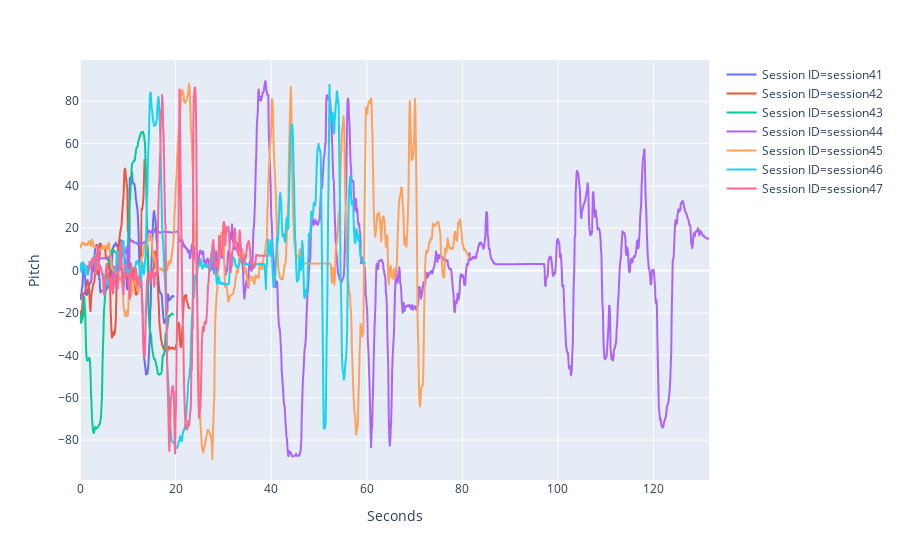

Notebook cell for this chart:
### Markdown cell above
### Visualize Pitch, Yaw and Roll

### Code cell
fig = px.line(df, x="Seconds", y="Pitch", color="Session ID")
fig.show()

### Figure 1 — Plotly figure (JSON) as saved in the notebook; plotly's stock layout.template omitted (floating-point values rounded to 4 significant figures; data arrays with more than 128 entries replaced by an {"elided": "..."} marker saying what was removed)
{"data": [{"hoverlabel": {"namelength": 0}, "hovertemplate": "Session ID=session41<br>Seconds=%{x}<br>Pitch=%{y}", "legendgroup": "Session ID=session41", "line": {"color": "#636efa", "dash": "solid"}, "mode": "lines", "name": "Session ID=session41", "showlegend": true, "type": "scattergl", "x": {"elided": "197 float values"}, "xaxis": "x", "y": {"elided": "197 float values"}, "yaxis": "y"}, {"hoverlabel": {"namelength": 0}, "hovertemplate": "Session ID=session42<br>Seconds=%{x}<br>Pitch=%{y}", "legendgroup": "Session ID=session42", "line": {"color": "#EF553B", "dash": "solid"}, "mode": "lines", "name": "Session ID=session42", "showlegend": true, "type": "scattergl", "x": {"elided": "230 float values"}, "xaxis": "x", "y": {"elided": "230 float values"}, "yaxis": "y"}, {"hoverlabel": {"namelength": 0}, "hovertemplate": "Session ID=session43<br>Seconds=%{x}<br>Pitch=%{y}", "legendgroup": "Session ID=session43", "line": {"color": "#00cc96", "dash": "solid"}, "mode": "lines", "name": "Session ID=session43", "showlegend": true, "type": "scattergl", "x": {"elided": "196 float values"}, "xaxis": "x", "y": {"elided": "196 float values"}, "yaxis": "y"}, {"hoverlabel": {"namelength": 0}, "hovertemplate": "Session ID=session44<br>Seconds=%{x}<br>Pitch=%{y}", "legendgroup": "Session ID=session44", "line": {"color": "#ab63fa", "dash": "solid"}, "mode": "lines", "name": "Session ID=session44", "showlegend": true, "type": "scattergl", "x": {"elided": "1296 float values"}, "xaxis": "x", "y": {"elided": "1296 float values"}, "yaxis": "y"}, {"hoverlabel": {"namelength": 0}, "hovertemplate": "Session ID=session45<br>Seconds=%{x}<br>Pitch=%{y}", "legendgroup": "Session ID=session45", "line": {"color": "#FFA15A", "dash": "solid"}, "mode": "lines", "name": "Session ID=session45", "showlegend": true, "type": "scattergl", "x": {"elided": "815 float values"}, "xaxis": "x", "y": {"elided": "815 float values"}, "yaxis": "y"}, {"hoverlabel": {"namelength": 0}, "hovertemplate": "Session ID=session46<br>Seconds=%{x}<br>Pitch=%{y}", "legendgroup": "Session ID=session46", "line": {"color": "#19d3f3", "dash": "solid"}, "mode": "lines", "name": "Session ID=session46", "showlegend": true, "type": "scattergl", "x": {"elided": "597 float values"}, "xaxis": "x", "y": {"elided": "597 float values"}, "yaxis": "y"}, {"hoverlabel": {"namelength": 0}, "hovertemplate": "Session ID=session47<br>Seconds=%{x}<br>Pitch=%{y}", "legendgroup": "Session ID=session47", "line": {"color": "#FF6692", "dash": "solid"}, "mode": "lines", "name": "Session ID=session47", "showlegend": true, "type": "scattergl", "x": {"elided": "374 float values"}, "xaxis": "x", "y": {"elided": "374 float values"}, "yaxis": "y"}], "layout": {"legend": {"tracegroupgap": 0}, "margin": {"t": 60}, "xaxis": {"anchor": "y", "domain": [0, 1], "title": {"text": "Seconds"}}, "yaxis": {"anchor": "x", "domain": [0, 1], "title": {"text": "Pitch"}}}}
